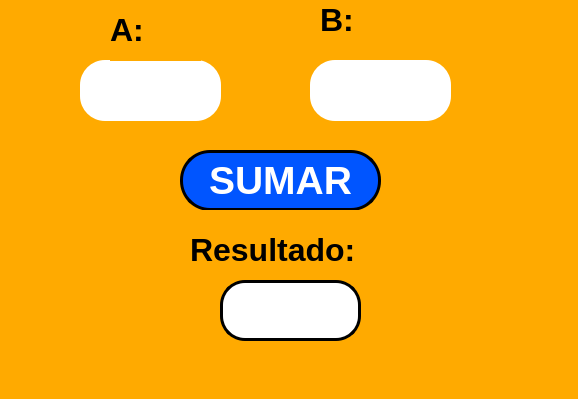
<?xml version="1.0" encoding="UTF-8"?>
<ui version="4.0">
 <class>MainWindow</class>
 <widget class="QMainWindow" name="MainWindow">
  <property name="geometry">
   <rect>
    <x>0</x>
    <y>0</y>
    <width>578</width>
    <height>399</height>
   </rect>
  </property>
  <property name="windowTitle">
   <string>MainWindow</string>
  </property>
  <property name="styleSheet">
   <string notr="true">background-color: rgb(255, 170, 0);</string>
  </property>
  <widget class="QWidget" name="centralwidget">
   <widget class="QPushButton" name="btn_sumar">
    <property name="geometry">
     <rect>
      <x>180</x>
      <y>150</y>
      <width>201</width>
      <height>61</height>
     </rect>
    </property>
    <property name="font">
     <font>
      <pointsize>29</pointsize>
      <weight>75</weight>
      <bold>true</bold>
     </font>
    </property>
    <property name="styleSheet">
     <string notr="true">background-color: rgb(0, 85, 255);
color: rgb(255, 255, 255);
border-radius: 30px;
border: 3px solid black;

</string>
    </property>
    <property name="text">
     <string>SUMAR</string>
    </property>
   </widget>
   <widget class="QLineEdit" name="txt_A">
    <property name="geometry">
     <rect>
      <x>80</x>
      <y>60</y>
      <width>141</width>
      <height>61</height>
     </rect>
    </property>
    <property name="font">
     <font>
      <pointsize>40</pointsize>
      <weight>75</weight>
      <bold>true</bold>
     </font>
    </property>
    <property name="styleSheet">
     <string notr="true">background-color: rgb(255, 255, 255);
border-radius:25px;
</string>
    </property>
    <property name="text">
     <string/>
    </property>
    <property name="alignment">
     <set>Qt::AlignCenter</set>
    </property>
   </widget>
   <widget class="QLabel" name="label">
    <property name="geometry">
     <rect>
      <x>110</x>
      <y>0</y>
      <width>91</width>
      <height>61</height>
     </rect>
    </property>
    <property name="text">
     <string>&lt;html&gt;&lt;head/&gt;&lt;body&gt;&lt;p&gt;&lt;span style=&quot; font-size:24pt; font-weight:700;&quot;&gt;A:&lt;/span&gt;&lt;/p&gt;&lt;/body&gt;&lt;/html&gt;</string>
    </property>
   </widget>
   <widget class="QLabel" name="label_2">
    <property name="geometry">
     <rect>
      <x>320</x>
      <y>-10</y>
      <width>51</width>
      <height>61</height>
     </rect>
    </property>
    <property name="text">
     <string>&lt;html&gt;&lt;head/&gt;&lt;body&gt;&lt;p&gt;&lt;span style=&quot; font-size:24pt; font-weight:700;&quot;&gt;B:&lt;/span&gt;&lt;/p&gt;&lt;/body&gt;&lt;/html&gt;</string>
    </property>
   </widget>
   <widget class="QLineEdit" name="txt_B">
    <property name="geometry">
     <rect>
      <x>310</x>
      <y>60</y>
      <width>141</width>
      <height>61</height>
     </rect>
    </property>
    <property name="font">
     <font>
      <pointsize>40</pointsize>
      <weight>75</weight>
      <bold>true</bold>
     </font>
    </property>
    <property name="styleSheet">
     <string notr="true">background-color: rgb(255, 255, 255);
border-radius:25px;
</string>
    </property>
    <property name="text">
     <string/>
    </property>
    <property name="alignment">
     <set>Qt::AlignCenter</set>
    </property>
   </widget>
   <widget class="QLabel" name="label_3">
    <property name="geometry">
     <rect>
      <x>190</x>
      <y>210</y>
      <width>241</width>
      <height>81</height>
     </rect>
    </property>
    <property name="text">
     <string>&lt;html&gt;&lt;head/&gt;&lt;body&gt;&lt;p&gt;&lt;span style=&quot; font-size:24pt; font-weight:700;&quot;&gt;Resultado:&lt;/span&gt;&lt;/p&gt;&lt;/body&gt;&lt;/html&gt;</string>
    </property>
   </widget>
   <widget class="QLineEdit" name="txt_resultado">
    <property name="geometry">
     <rect>
      <x>220</x>
      <y>280</y>
      <width>141</width>
      <height>61</height>
     </rect>
    </property>
    <property name="font">
     <font>
      <pointsize>40</pointsize>
      <weight>75</weight>
      <bold>true</bold>
     </font>
    </property>
    <property name="styleSheet">
     <string notr="true">background-color: rgb(255, 255, 255);
border-radius:25px;
border: 3px solid black;
</string>
    </property>
    <property name="text">
     <string/>
    </property>
    <property name="alignment">
     <set>Qt::AlignCenter</set>
    </property>
   </widget>
  </widget>
  <widget class="QMenuBar" name="menubar">
   <property name="geometry">
    <rect>
     <x>0</x>
     <y>0</y>
     <width>578</width>
     <height>26</height>
    </rect>
   </property>
  </widget>
  <widget class="QStatusBar" name="statusbar"/>
 </widget>
 <resources/>
 <connections/>
</ui>
